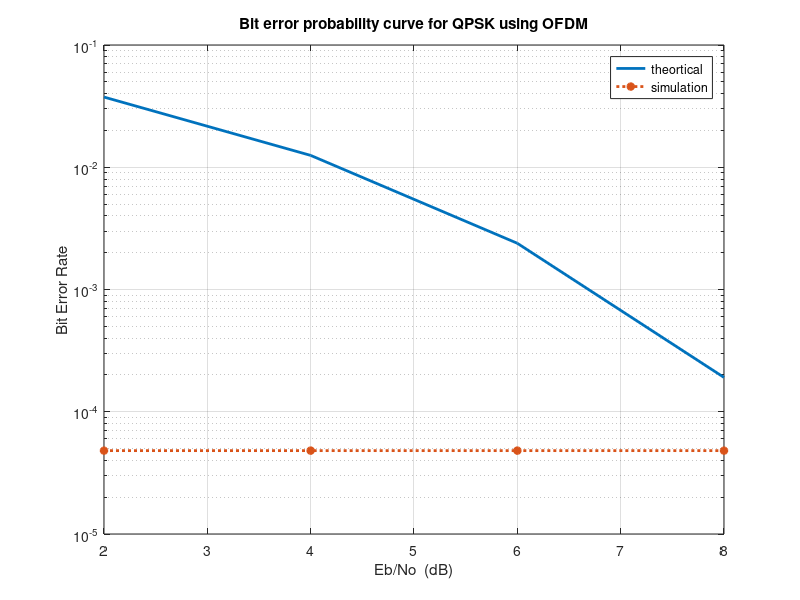

MATLAB code for this plot:
%Ishita Pal (IXP180006)

clc;
clear all;
close all;
M = 4;  % Modulation 
k = log2(M);  % Bits/symbol
nFFT = 64;
nDSC = 52;  %number of subcarrier
nbitspersym = 104; %number of bits per symbol
N = 100; %number of symbols
l= nbitspersym*N;

EbNo = [2:2:8]; %bit to noise
EsNo = EbNo + 10*log10(nDSC/nFFT) + 10*log10(64/80); %symbol to noise

for i = 1:length(EbNo)
    
    %generating symbols
    si=2*(round(rand(1,l))-0.5); %In-phase symbol generation
    sq=2*(round(rand(1,l))-0.5); %Quadrature symbol generation
    s=si+j*sq;
    n=(1/sqrt(2*EbNo(i)))*(randn(1,l)+j*randn(1,l)); %Random noise generation
    r=s+n;
    grp = reshape(r,nbitspersym,N).'; %grouping the symbols
    
    %assigning modulated symbols to subcarrier
    M = [zeros(N,6) grp(:,[1:nbitspersym/2]) zeros(N,1) grp(:,[nbitspersym/2+1:nbitspersym]) zeros(N,5)];
    
    F = (nFFT/sqrt(nDSC))*ifft(fftshift(M.')).'; %taking FFT and normalizing the power
    
    F = [F(:,[49:64]) F]; %adding cyclic prefix
    
    F = reshape(F.',1,N*132);
    
    %adding white guassian noise
    A = 1/sqrt(2)*[randn(1,N*132) + j*randn(1,N*132)];
    y = sqrt(132/64)*F + 10^(-EsNo(i)/20)*A;
    
    y = reshape(y.',132,N).'; % formatting the received vector into symbols
    y = y(:,[17:80]); %removing cyclic prefix
    
    Y = (sqrt(nDSC)/nFFT)*fftshift(fft(y.')).';
    yMod = Y(:,[6+[1:nbitspersym/4] 7+[nbitspersym/4+1:nbitspersym/2] ]);
    si = sign(real(yMod)); %In-phase demodulation
    si = reshape(si,1,l/2).';
    sq = sign(imag(yMod)); %quadrature phase demodulation
    sq = reshape(sq,1,l/2).';
    BERi=(l-sum(si==si))/l; %In-phase BER calculation
    BERq=(l-sum(sq==sq))/l; %Quadrature BER calculation
    ber(i)= mean([BERi BERq])
end

%calculating BER
BER = ber/(N*nbitspersym); 
%theortical calculation
BERTheory = (1/2)*erfc(sqrt(10.^(EbNo/10)));    
%displaying the results
disp('BER:');
disp(BER);

%Plotting the graph
figure;
semilogy(EbNo,BERTheory,'-','Linewidth',2);
hold on
semilogy(EbNo,BER,':*','Linewidth',2);
grid on
legend('theortical', 'simulation');
xlabel('Eb/No  (dB)')
ylabel('Bit Error Rate')
title('Bit error probability curve for QPSK using OFDM')